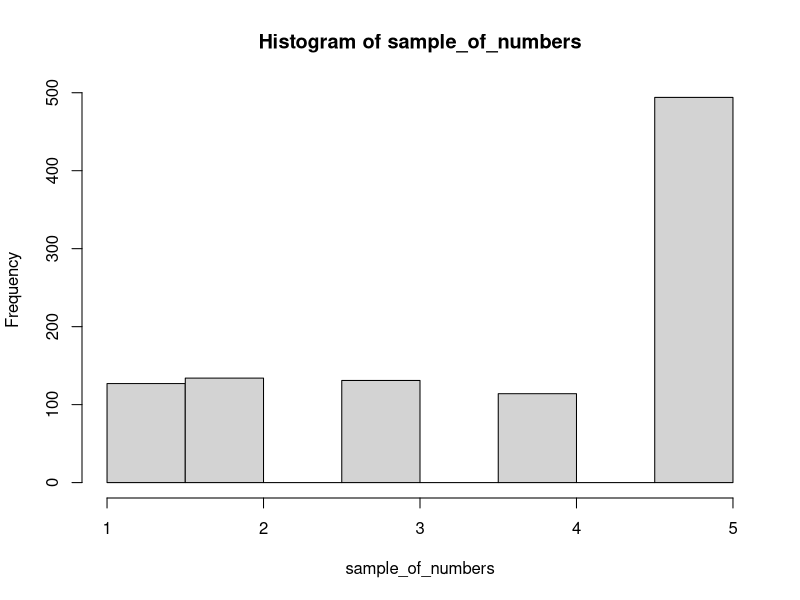
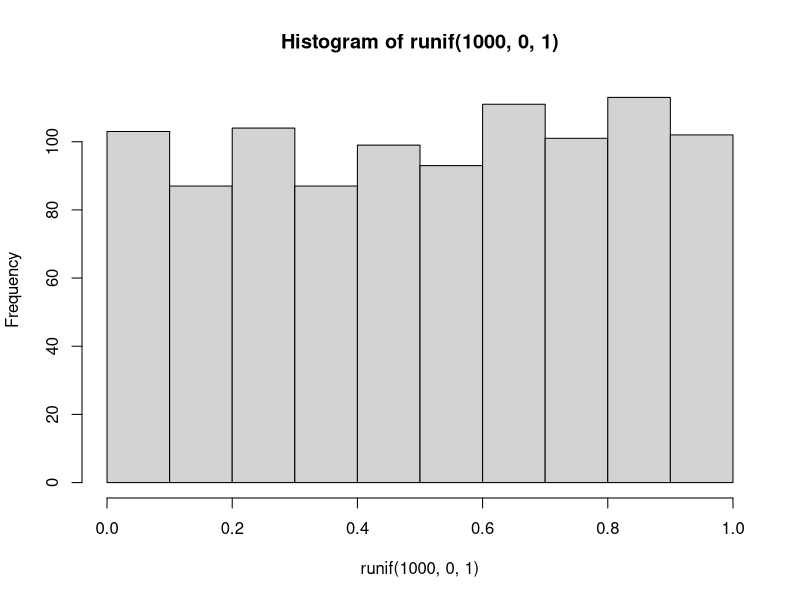
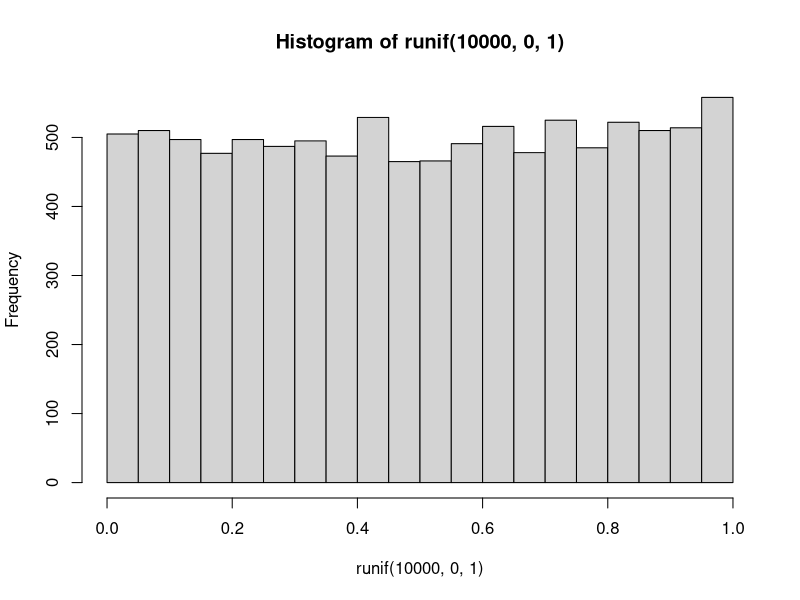
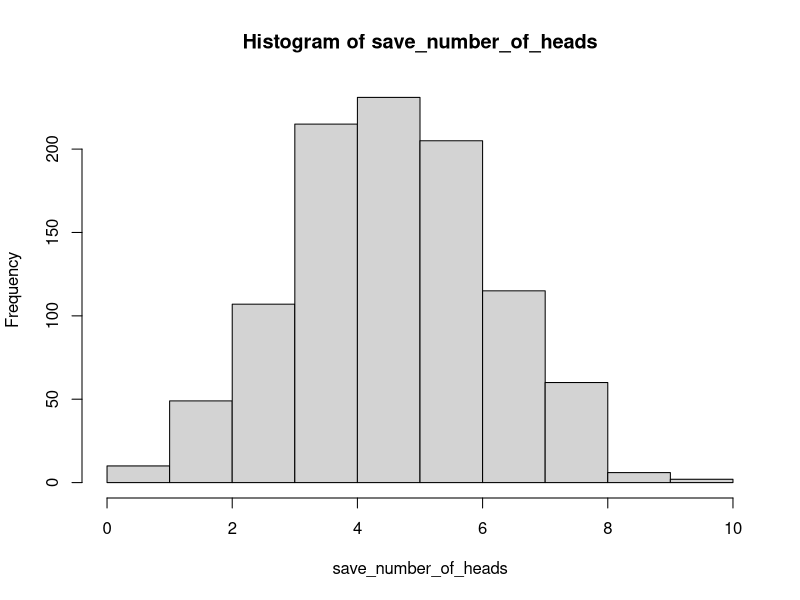
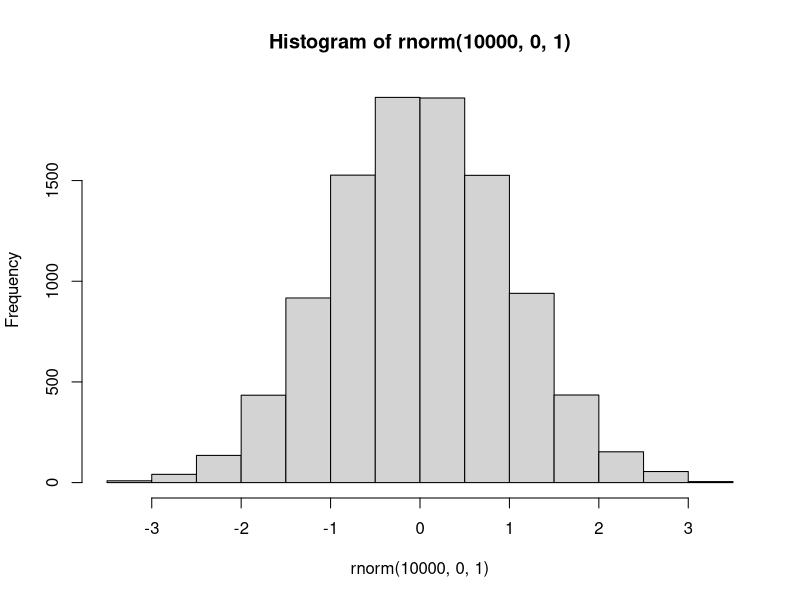
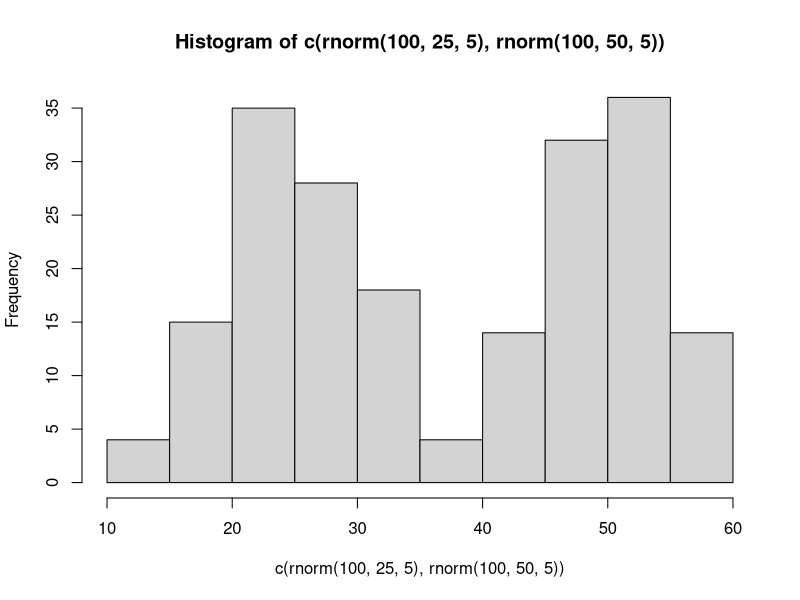
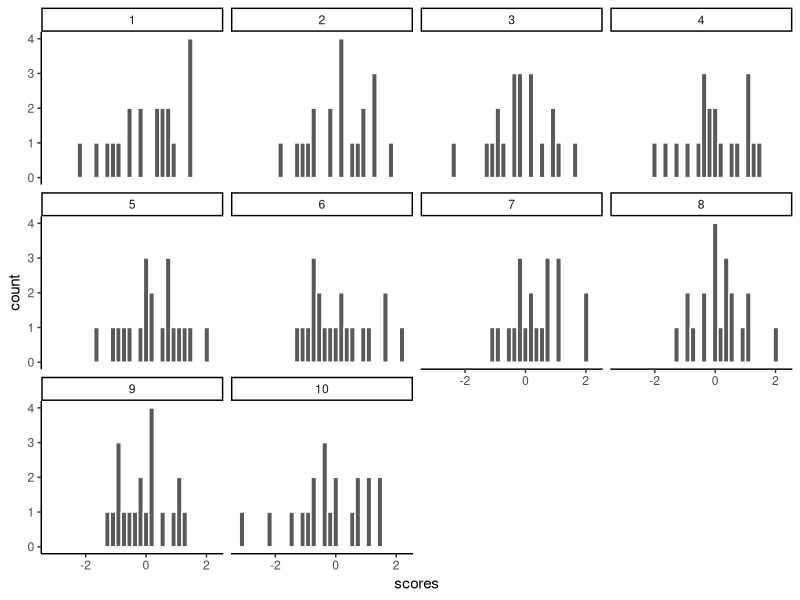
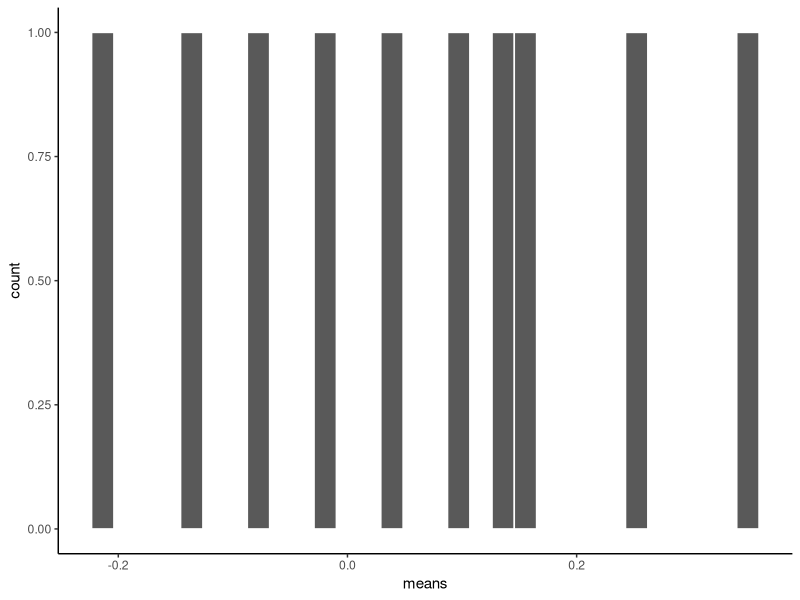

Reproduce these figures in R, in order.
## ---- chunk 1
gumballs <- c("A","B")
sample_of_gumballs <-sample(gumballs, 10, replace=TRUE)
sample_of_gumballs
## ---- chunk 2
some_numbers <- c(1,2,3,4,5,5,5,5)
sample_of_numbers <-sample(some_numbers, 20, replace=TRUE)
sample_of_numbers
## ---- chunk 3
library(ggplot2)
some_numbers <- c(1,2,3,4,5,5,5,5)
sample_of_numbers <-sample(some_numbers, 1000, replace=TRUE)
hist(sample_of_numbers)

## ---- chunk 4
hist(runif(1000,0,1))
## ---- chunk 5
hist(runif(10000,0,1))
## ---- chunk 6
coin_flips <- rbinom(10,1,.5)
coin_flips

## ---- chunk 7
coin_flips <- rbinom(10,1,.5)
sum(coin_flips)
## ---- chunk 8
save_number_of_heads<-length(1000) # make an empty variable to save things in

for(i in 1:1000){
  save_number_of_heads[i] <- sum(rbinom(10,1,.5))
}

hist(save_number_of_heads)

## ---- chunk 9
hist(rnorm(10000,0,1))
## ---- chunk 10
hist( c( rnorm(100,25,5), rnorm(100,50,5)) )
## ---- chunk 11
scores <- rnorm(10*20,0,1)
samples <- rep(1:10,each=20)
my_df <- data.frame(samples,scores)
## ---- chunk 12
ggplot(my_df, aes(x=scores))+
  geom_histogram(color="white")+
  facet_wrap(~samples)+
  theme_classic()
## ---- chunk 13
library(dplyr)

sample_means <- my_df %>%
                group_by(samples) %>%
                summarise(means=mean(scores))

knitr::kable(sample_means)

## ---- chunk 14
 
 ggplot(sample_means, aes(x=means))+
  geom_histogram(color="white")+
  theme_classic()
 
## ---- chunk 15
mean(sample_means$means)
## ---- chunk 16
# get 1000 samples with 20 scores each

scores <- rnorm(1000*20,0,1)
samples <- rep(1:1000,each=20)
my_df <- data.frame(samples,scores)

# get the means of the samples

sample_means <- my_df %>%
                group_by(samples) %>%
                summarise(means=mean(scores))

# make a histogram

 ggplot(sample_means, aes(x=means))+
  geom_histogram(color="white")+
  theme_classic()


## ---- chunk 17
all_df<-data.frame()
for(i in 1:1000){
  sample<-rnorm(50,100,20)
  sample_mean<-mean(sample)
  sample_sd<-sd(sample)
  sample_max<-max(sample)
  sample_median<-median(sample)
  t_df<-data.frame(i,sample_mean,sample_sd,sample_max,sample_median)
  all_df<-rbind(all_df,t_df)
}

library(ggpubr)
a<-ggplot(all_df,aes(x=sample_mean))+
  geom_histogram(color="white")+
  theme_classic()
b<-ggplot(all_df,aes(x=sample_sd))+
  geom_histogram(color="white")+
  theme_classic()
c<-ggplot(all_df,aes(x=sample_max))+
  geom_histogram(color="white")+
  theme_classic()
d<-ggplot(all_df,aes(x=sample_median))+
  geom_histogram(color="white")+
  theme_classic()

ggarrange(a,b,c,d,
          ncol = 2, nrow = 2)

## ---- chunk 18
scores <- runif(100*1000,0,1)
samples <- rep(1:100,each=1000)
my_df <- data.frame(samples,scores)

ggplot(my_df[1:(10*1000),], aes(x=scores))+
  geom_histogram(color="white", bins=10)+
  facet_wrap(~samples)+
  theme_classic()+
  ylim(0,200)

## ---- chunk 19

sample_means <- my_df %>%
                group_by(samples) %>%
                summarise(means=mean(scores))

# make a histogram

 ggplot(sample_means, aes(x=means))+
  geom_histogram(color="white", bins=15)+
  theme_classic()


## ---- chunk 20
normal_dist <- dnorm(seq(-4,4,.1), 0, 1)
values <-seq(-4,4,.1)
normal_df <-data.frame(values,normal_dist)

ggplot(normal_df, aes(x=values,y=normal_dist))+
  geom_line()+
  theme_classic()


## ---- chunk 21
pnorm(0, mean = 0, sd= 1, lower.tail=FALSE)
## ---- chunk 22
pnorm(2, mean = 0, sd= 1, lower.tail=FALSE)
## ---- chunk 23
ps<-pnorm(c(-1,1), mean = 0, sd= 1, lower.tail=FALSE)
ps[1]-ps[2]
## ---- chunk 24
ps<-pnorm(c(1,2), mean = 0, sd= 1, lower.tail=FALSE)
ps[1]-ps[2]
## ---- chunk 25
ps<-pnorm(c(2,3), mean = 0, sd= 1, lower.tail=FALSE)
ps[1]-ps[2]
## ---- chunk 26
some_numbers <- rnorm(20,50,25)
## ---- chunk 27
my_mean <- mean(some_numbers)
my_sd <-sd(some_numbers)

print(my_mean)
print(my_sd)
## ---- chunk 28
differences<-some_numbers-my_mean
print(my_sd)
## ---- chunk 29
z_scores<-differences/my_sd
print(z_scores)
